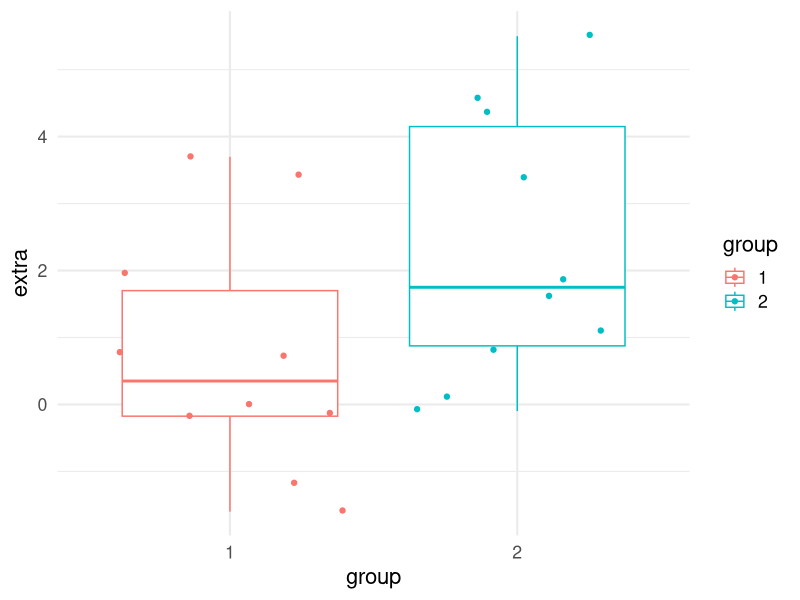

This figure's R source:
## ---- chunk 1
knitr::opts_chunk$set(echo = TRUE)
## ---- chunk 2
summary(cars)
## ---- chunk 3
library(ggplot2)
ggplot(data = sleep, aes(x = group, y = extra, color = group)) +
  geom_boxplot() +
  geom_jitter() +
  theme_minimal(base_size = 16)
## ---- chunk 4
# automatically create a bib database for R packages
bib <- knitr::write_bib(
  x = c(
    .packages(), "knitr", "rmarkdown", "bookdown"
  ), file = NULL, prefix = ""
)
bib <- unlist(bib)
# remove the ugly single quotes required by CRAN policy
bib <- gsub("(\\\n)", " ", bib)
xfun::write_utf8(bib, "packages.bib")
